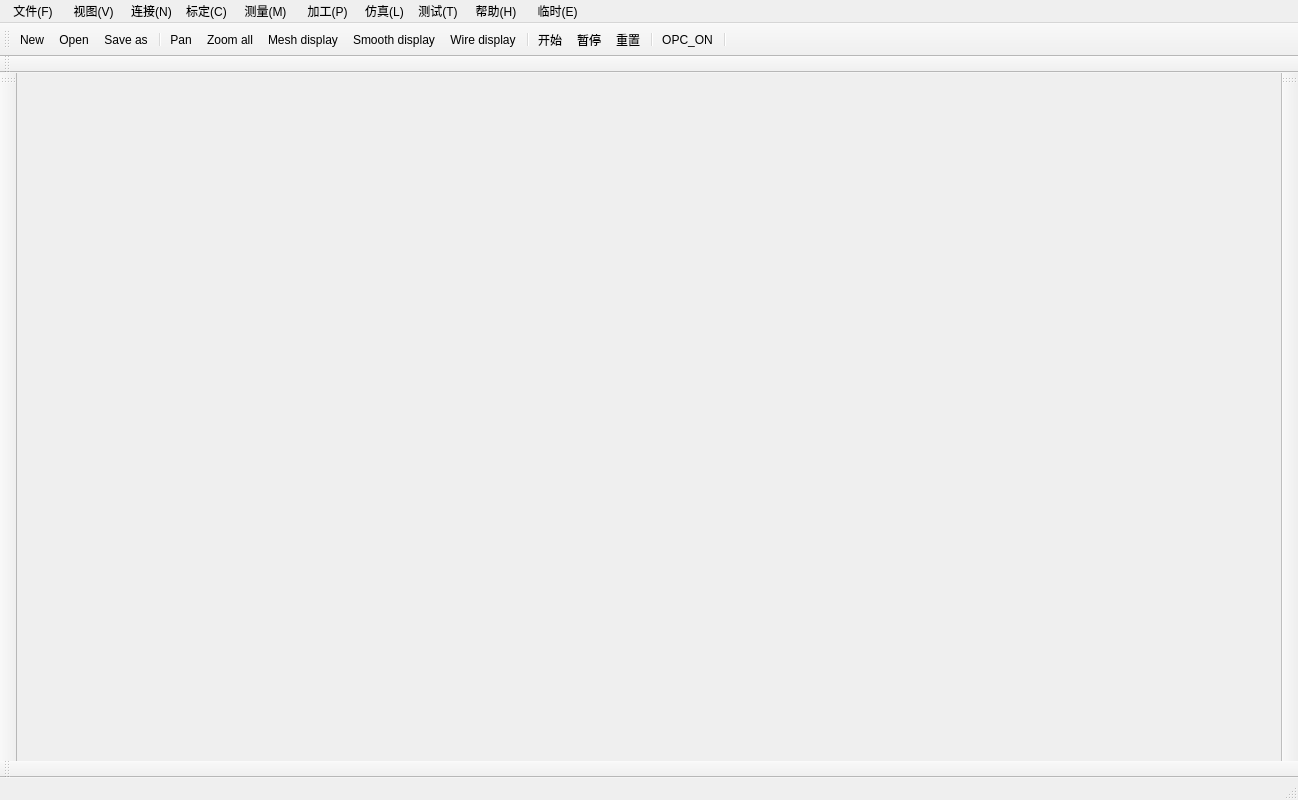
<?xml version="1.0" encoding="UTF-8"?>
<ui version="4.0">
 <class>UiMainWindow</class>
 <widget class="QMainWindow" name="UiMainWindow">
  <property name="enabled">
   <bool>true</bool>
  </property>
  <property name="geometry">
   <rect>
    <x>0</x>
    <y>0</y>
    <width>1298</width>
    <height>800</height>
   </rect>
  </property>
  <property name="sizePolicy">
   <sizepolicy hsizetype="Expanding" vsizetype="Expanding">
    <horstretch>0</horstretch>
    <verstretch>0</verstretch>
   </sizepolicy>
  </property>
  <property name="windowTitle">
   <string>ThuOMI</string>
  </property>
  <property name="windowIcon">
   <iconset>
    <normaloff>../../../../jackyzeng/.designer/images/avic.png</normaloff>../../../../jackyzeng/.designer/images/avic.png</iconset>
  </property>
  <widget class="QWidget" name="centralwidget">
   <layout class="QVBoxLayout" name="verticalLayout">
    <property name="spacing">
     <number>6</number>
    </property>
    <property name="margin">
     <number>0</number>
    </property>
   </layout>
  </widget>
  <widget class="QStatusBar" name="statusbar"/>
  <widget class="QToolBar" name="toolBar">
   <property name="windowTitle">
    <string>toolBar</string>
   </property>
   <attribute name="toolBarArea">
    <enum>TopToolBarArea</enum>
   </attribute>
   <attribute name="toolBarBreak">
    <bool>false</bool>
   </attribute>
   <addaction name="action_new"/>
   <addaction name="action_open"/>
   <addaction name="action_saveas"/>
   <addaction name="separator"/>
   <addaction name="action_pan"/>
   <addaction name="action_zoomall"/>
   <addaction name="action_meshdisp"/>
   <addaction name="action_smoothdisp"/>
   <addaction name="action_wiredisp"/>
   <addaction name="separator"/>
   <addaction name="actionMeasureStart"/>
   <addaction name="actionMeasurePause"/>
   <addaction name="actionMeasureReset"/>
   <addaction name="separator"/>
   <addaction name="actionOPC_ON"/>
   <addaction name="separator"/>
  </widget>
  <widget class="QToolBar" name="TopMargin">
   <property name="windowTitle">
    <string>TopMargin</string>
   </property>
   <attribute name="toolBarArea">
    <enum>TopToolBarArea</enum>
   </attribute>
   <attribute name="toolBarBreak">
    <bool>true</bool>
   </attribute>
  </widget>
  <widget class="QToolBar" name="LeftMargin">
   <property name="windowTitle">
    <string>LeftMargin</string>
   </property>
   <attribute name="toolBarArea">
    <enum>LeftToolBarArea</enum>
   </attribute>
   <attribute name="toolBarBreak">
    <bool>false</bool>
   </attribute>
  </widget>
  <widget class="QToolBar" name="RightMargin">
   <property name="windowTitle">
    <string>RightMargin</string>
   </property>
   <attribute name="toolBarArea">
    <enum>RightToolBarArea</enum>
   </attribute>
   <attribute name="toolBarBreak">
    <bool>false</bool>
   </attribute>
  </widget>
  <widget class="QToolBar" name="BottomMargin">
   <property name="windowTitle">
    <string>BottomMargin</string>
   </property>
   <attribute name="toolBarArea">
    <enum>BottomToolBarArea</enum>
   </attribute>
   <attribute name="toolBarBreak">
    <bool>false</bool>
   </attribute>
  </widget>
  <widget class="QMenuBar" name="menubar">
   <property name="geometry">
    <rect>
     <x>0</x>
     <y>0</y>
     <width>1298</width>
     <height>26</height>
    </rect>
   </property>
   <property name="font">
    <font>
     <family>Microsoft YaHei UI</family>
     <pointsize>9</pointsize>
    </font>
   </property>
   <widget class="QMenu" name="menu_File">
    <property name="title">
     <string> 文件(F) </string>
    </property>
    <addaction name="action_new"/>
    <addaction name="action_open"/>
    <addaction name="action_importGuide"/>
    <addaction name="action_save"/>
    <addaction name="action_quit"/>
    <addaction name="separator"/>
    <addaction name="action_importTheoData"/>
    <addaction name="action_importMeaData"/>
    <addaction name="separator"/>
    <addaction name="action_exportTheoData"/>
    <addaction name="action_exportResult"/>
    <addaction name="separator"/>
    <addaction name="action_exportRep"/>
    <addaction name="action_ImportInspConfig"/>
   </widget>
   <widget class="QMenu" name="menu_Help">
    <property name="title">
     <string> 帮助(H) </string>
    </property>
    <addaction name="actionAbout"/>
   </widget>
   <widget class="QMenu" name="menu_View">
    <property name="title">
     <string> 视图(V) </string>
    </property>
    <addaction name="action_topview"/>
    <addaction name="action_bottomview"/>
    <addaction name="action_frontview"/>
    <addaction name="action_backview"/>
    <addaction name="action_rightview"/>
    <addaction name="action_leftview"/>
    <addaction name="separator"/>
    <addaction name="action_zoomin"/>
    <addaction name="action_zoomout"/>
    <addaction name="action_zoomall"/>
    <addaction name="action_pan"/>
    <addaction name="action_orbit"/>
    <addaction name="separator"/>
    <addaction name="action_smoothdisp"/>
    <addaction name="action_meshdisp"/>
    <addaction name="action_wiredisp"/>
   </widget>
   <widget class="QMenu" name="menuTest">
    <property name="title">
     <string> 临时(E) </string>
    </property>
    <addaction name="actionTestDialog"/>
    <addaction name="actionTest_Others"/>
   </widget>
   <widget class="QMenu" name="menuMeasure">
    <property name="title">
     <string> 测量(M) </string>
    </property>
    <addaction name="actionPointPlan_2"/>
    <addaction name="separator"/>
    <addaction name="actionCoordTrans"/>
    <addaction name="actionGroupPathPlan"/>
   </widget>
   <widget class="QMenu" name="menu_P">
    <property name="title">
     <string> 加工(P) </string>
    </property>
    <addaction name="actionErrorComp"/>
    <addaction name="actionToolPathDlg"/>
   </widget>
   <widget class="QMenu" name="menu_C">
    <property name="title">
     <string>标定(C)</string>
    </property>
    <addaction name="action_FProbe2"/>
    <addaction name="action_FProbe3"/>
    <addaction name="action_FProbe1"/>
    <addaction name="action_FProbe0"/>
    <addaction name="action_ProbeMachine"/>
    <addaction name="separator"/>
    <addaction name="actionSetCoorPrecisely"/>
    <addaction name="actionCoorAlt"/>
   </widget>
   <widget class="QMenu" name="menu_L">
    <property name="title">
     <string>仿真(L)</string>
    </property>
    <addaction name="actionMeasureStart"/>
    <addaction name="actionMeasurePause"/>
    <addaction name="actionMeasureReset"/>
   </widget>
   <widget class="QMenu" name="menu_T">
    <property name="title">
     <string>测试(T)</string>
    </property>
    <addaction name="actionOutNCFile"/>
    <addaction name="actionOutDimFile"/>
    <addaction name="separator"/>
    <addaction name="actionMesPathPlanning"/>
    <addaction name="actionMesRePath"/>
    <addaction name="actionFiveAxisPathPlan"/>
   </widget>
   <widget class="QMenu" name="menu_N">
    <property name="title">
     <string>连接(N)</string>
    </property>
    <addaction name="actionOpcUaTHU"/>
   </widget>
   <addaction name="menu_File"/>
   <addaction name="menu_View"/>
   <addaction name="menu_N"/>
   <addaction name="menu_C"/>
   <addaction name="menuMeasure"/>
   <addaction name="menu_P"/>
   <addaction name="menu_L"/>
   <addaction name="menu_T"/>
   <addaction name="menu_Help"/>
   <addaction name="menuTest"/>
  </widget>
  <action name="action_new">
   <property name="icon">
    <iconset resource="../images/icons.qrc">
     <normaloff>:/file/File/new.png</normaloff>:/file/File/new.png</iconset>
   </property>
   <property name="text">
    <string>&amp;New</string>
   </property>
   <property name="shortcut">
    <string>Ctrl+N</string>
   </property>
  </action>
  <action name="action_open">
   <property name="icon">
    <iconset resource="../images/icons.qrc">
     <normaloff>:/file/File/open.png</normaloff>:/file/File/open.png</iconset>
   </property>
   <property name="text">
    <string>&amp;Open</string>
   </property>
   <property name="shortcut">
    <string>Ctrl+O</string>
   </property>
  </action>
  <action name="action_save">
   <property name="icon">
    <iconset resource="../images/icons.qrc">
     <normaloff>:/file/File/save_as.png</normaloff>:/file/File/save_as.png</iconset>
   </property>
   <property name="text">
    <string>&amp;Save</string>
   </property>
   <property name="shortcut">
    <string>Ctrl+S</string>
   </property>
  </action>
  <action name="action_saveas">
   <property name="icon">
    <iconset resource="../images/icons.qrc">
     <normaloff>:/file/File/save_as.png</normaloff>:/file/File/save_as.png</iconset>
   </property>
   <property name="text">
    <string>&amp;Save as ...</string>
   </property>
  </action>
  <action name="action_quit">
   <property name="icon">
    <iconset resource="../images/icons.qrc">
     <normaloff>:/file/File/exit.png</normaloff>:/file/File/exit.png</iconset>
   </property>
   <property name="text">
    <string>&amp;Quit</string>
   </property>
   <property name="shortcut">
    <string>Ctrl+Q</string>
   </property>
  </action>
  <action name="action_undo">
   <property name="icon">
    <iconset>
     <normaloff>:/edit/Edit/undo.png</normaloff>:/edit/Edit/undo.png</iconset>
   </property>
   <property name="text">
    <string>&amp;Undo</string>
   </property>
  </action>
  <action name="action_redo">
   <property name="icon">
    <iconset>
     <normaloff>:/edit/Edit/redo.png</normaloff>:/edit/Edit/redo.png</iconset>
   </property>
   <property name="text">
    <string>&amp;Redo</string>
   </property>
  </action>
  <action name="action_topview">
   <property name="icon">
    <iconset resource="../images/icons.qrc">
     <normaloff>:/View/View/topview.png</normaloff>:/View/View/topview.png</iconset>
   </property>
   <property name="text">
    <string>&amp;Top</string>
   </property>
   <property name="shortcut">
    <string>T</string>
   </property>
  </action>
  <action name="action_frontview">
   <property name="icon">
    <iconset resource="../images/icons.qrc">
     <normaloff>:/View/View/frontview.png</normaloff>:/View/View/frontview.png</iconset>
   </property>
   <property name="text">
    <string>&amp;Front</string>
   </property>
   <property name="shortcut">
    <string>F</string>
   </property>
  </action>
  <action name="action_rightview">
   <property name="icon">
    <iconset resource="../images/icons.qrc">
     <normaloff>:/View/View/rightview.png</normaloff>:/View/View/rightview.png</iconset>
   </property>
   <property name="text">
    <string>&amp;Right</string>
   </property>
   <property name="shortcut">
    <string>R</string>
   </property>
  </action>
  <action name="action_backview">
   <property name="icon">
    <iconset resource="../images/icons.qrc">
     <normaloff>:/View/View/backview.png</normaloff>:/View/View/backview.png</iconset>
   </property>
   <property name="text">
    <string>&amp;Back</string>
   </property>
  </action>
  <action name="action_zoomin">
   <property name="icon">
    <iconset resource="../images/icons.qrc">
     <normaloff>:/View/View/zoom_in.png</normaloff>:/View/View/zoom_in.png</iconset>
   </property>
   <property name="text">
    <string>Zoom in</string>
   </property>
  </action>
  <action name="action_zoomout">
   <property name="icon">
    <iconset resource="../images/icons.qrc">
     <normaloff>:/View/View/zoom_out.png</normaloff>:/View/View/zoom_out.png</iconset>
   </property>
   <property name="text">
    <string>Zoom out</string>
   </property>
  </action>
  <action name="action_zoomall">
   <property name="icon">
    <iconset resource="../images/icons.qrc">
     <normaloff>:/View/View/zoom_all.png</normaloff>:/View/View/zoom_all.png</iconset>
   </property>
   <property name="text">
    <string>Zoom all</string>
   </property>
   <property name="shortcut">
    <string>Z</string>
   </property>
  </action>
  <action name="action_pan">
   <property name="icon">
    <iconset resource="../images/icons.qrc">
     <normaloff>:/View/View/pan.png</normaloff>:/View/View/pan.png</iconset>
   </property>
   <property name="text">
    <string>&amp;Pan</string>
   </property>
  </action>
  <action name="action_orbit">
   <property name="icon">
    <iconset resource="../images/icons.qrc">
     <normaloff>:/View/View/orbit.png</normaloff>:/View/View/orbit.png</iconset>
   </property>
   <property name="text">
    <string>&amp;Orbit</string>
   </property>
  </action>
  <action name="action_smoothdisp">
   <property name="icon">
    <iconset resource="../images/icons.qrc">
     <normaloff>:/View/View/smooth_shadingview.png</normaloff>:/View/View/smooth_shadingview.png</iconset>
   </property>
   <property name="text">
    <string>&amp;Smooth display</string>
   </property>
  </action>
  <action name="action_meshdisp">
   <property name="icon">
    <iconset resource="../images/icons.qrc">
     <normaloff>:/View/View/meshview.png</normaloff>:/View/View/meshview.png</iconset>
   </property>
   <property name="text">
    <string>&amp;Mesh display</string>
   </property>
  </action>
  <action name="action_errormap">
   <property name="icon">
    <iconset>
     <normaloff>:/Analysis/Analysis/errormap.png</normaloff>:/Analysis/Analysis/errormap.png</iconset>
   </property>
   <property name="text">
    <string>&amp;Error map</string>
   </property>
  </action>
  <action name="action_leftview">
   <property name="icon">
    <iconset resource="../images/icons.qrc">
     <normaloff>:/View/View/leftview.png</normaloff>:/View/View/leftview.png</iconset>
   </property>
   <property name="text">
    <string>&amp;Left</string>
   </property>
   <property name="shortcut">
    <string>L</string>
   </property>
  </action>
  <action name="action_bottomview">
   <property name="icon">
    <iconset resource="../images/icons.qrc">
     <normaloff>:/View/View/bottomview.png</normaloff>:/View/View/bottomview.png</iconset>
   </property>
   <property name="text">
    <string>Bottom</string>
   </property>
   <property name="shortcut">
    <string>B</string>
   </property>
  </action>
  <action name="action_isoview">
   <property name="icon">
    <iconset resource="../images/icons.qrc">
     <normaloff>:/View/View/isometricview.png</normaloff>:/View/View/isometricview.png</iconset>
   </property>
   <property name="text">
    <string>Isometric</string>
   </property>
  </action>
  <action name="actionAbout">
   <property name="icon">
    <iconset resource="../images/icons.qrc">
     <normaloff>:/help/about.png</normaloff>:/help/about.png</iconset>
   </property>
   <property name="text">
    <string>About</string>
   </property>
  </action>
  <action name="action_pointdisp">
   <property name="icon">
    <iconset>
     <normaloff>:/View/View/pointview.png</normaloff>:/View/View/pointview.png</iconset>
   </property>
   <property name="text">
    <string>&amp;Point display</string>
   </property>
  </action>
  <action name="action_planeintersect">
   <property name="icon">
    <iconset>
     <normaloff>:/Analysis/Analysis/planeintersect.png</normaloff>:/Analysis/Analysis/planeintersect.png</iconset>
   </property>
   <property name="text">
    <string>&amp;Plane-Intersect</string>
   </property>
   <property name="statusTip">
    <string>Intersectt plane with selected model.</string>
   </property>
  </action>
  <action name="action_pointregistration">
   <property name="icon">
    <iconset>
     <normaloff>:/Reconstruction/Reconstruction/pointregistration.png</normaloff>:/Reconstruction/Reconstruction/pointregistration.png</iconset>
   </property>
   <property name="text">
    <string>Point Registration</string>
   </property>
  </action>
  <action name="action_meshreconstruct">
   <property name="icon">
    <iconset>
     <normaloff>:/Reconstruction/Reconstruction/meshreconstruct.png</normaloff>:/Reconstruction/Reconstruction/meshreconstruct.png</iconset>
   </property>
   <property name="text">
    <string>Mesh Reconstruct</string>
   </property>
  </action>
  <action name="action_PointSlicing">
   <property name="icon">
    <iconset>
     <normaloff>:/Reconstruction/Reconstruction/pointslicing.png</normaloff>:/Reconstruction/Reconstruction/pointslicing.png</iconset>
   </property>
   <property name="text">
    <string>Point Slicing</string>
   </property>
  </action>
  <action name="action_meshoffset">
   <property name="icon">
    <iconset>
     <normaloff>:/Reconstruction/Reconstruction/meshoffset.png</normaloff>:/Reconstruction/Reconstruction/meshoffset.png</iconset>
   </property>
   <property name="text">
    <string>Mesh Offset</string>
   </property>
  </action>
  <action name="actionTestDialog">
   <property name="text">
    <string>TestDialog</string>
   </property>
  </action>
  <action name="actionTest_Others">
   <property name="text">
    <string>Test Others</string>
   </property>
  </action>
  <action name="actionMeasureStart">
   <property name="icon">
    <iconset resource="../images/icons.qrc">
     <normaloff>:/Measure/Measure/start.png</normaloff>:/Measure/Measure/start.png</iconset>
   </property>
   <property name="text">
    <string>开始</string>
   </property>
   <property name="shortcut">
    <string>Alt+S</string>
   </property>
  </action>
  <action name="actionInspectConfig">
   <property name="text">
    <string>测量配置模式</string>
   </property>
  </action>
  <action name="actionInspectMode">
   <property name="text">
    <string>测量过程模式</string>
   </property>
  </action>
  <action name="actionInspectAnalysis">
   <property name="text">
    <string>测量分析模式</string>
   </property>
  </action>
  <action name="actionMeasurePause">
   <property name="icon">
    <iconset resource="../images/icons.qrc">
     <normaloff>:/Measure/Measure/pause.png</normaloff>:/Measure/Measure/pause.png</iconset>
   </property>
   <property name="text">
    <string>暂停</string>
   </property>
  </action>
  <action name="actionMeasureReset">
   <property name="icon">
    <iconset resource="../images/icons.qrc">
     <normaloff>:/Measure/Measure/reset.png</normaloff>:/Measure/Measure/reset.png</iconset>
   </property>
   <property name="text">
    <string>重置</string>
   </property>
  </action>
  <action name="action_wiredisp">
   <property name="icon">
    <iconset resource="../images/icons.qrc">
     <normaloff>:/View/View/wireview.png</normaloff>:/View/View/wireview.png</iconset>
   </property>
   <property name="text">
    <string>Wire display</string>
   </property>
  </action>
  <action name="actionToolResetLayout">
   <property name="text">
    <string>重置窗口布局</string>
   </property>
  </action>
  <action name="action_importGuide">
   <property name="icon">
    <iconset resource="../images/icons.qrc">
     <normaloff>:/file/File/open.png</normaloff>:/file/File/open.png</iconset>
   </property>
   <property name="text">
    <string>导入指导文件</string>
   </property>
  </action>
  <action name="action_ProbeMachine">
   <property name="text">
    <string>标定机床</string>
   </property>
  </action>
  <action name="action_FProbe0">
   <property name="text">
    <string>标定环规</string>
   </property>
  </action>
  <action name="action_FProbe1">
   <property name="text">
    <string>标定固定摆角</string>
   </property>
  </action>
  <action name="action_FProbe2">
   <property name="text">
    <string>标定上半球</string>
   </property>
  </action>
  <action name="action_FProbe3">
   <property name="text">
    <string>标定下半球</string>
   </property>
  </action>
  <action name="actionToolComputeError">
   <property name="text">
    <string>计算特征精度</string>
   </property>
  </action>
  <action name="actionToolSelSurf">
   <property name="icon">
    <iconset resource="../images/icons.qrc">
     <normaloff>:/Tools/Tools/selectSurface.png</normaloff>:/Tools/Tools/selectSurface.png</iconset>
   </property>
   <property name="text">
    <string>选择面</string>
   </property>
  </action>
  <action name="actionRecogRib">
   <property name="icon">
    <iconset resource="../images/icons.qrc">
     <normaloff>:/Analysis/Analysis/RibRecognition.png</normaloff>:/Analysis/Analysis/RibRecognition.png</iconset>
   </property>
   <property name="text">
    <string>筋识别</string>
   </property>
  </action>
  <action name="actionRecogSlot">
   <property name="icon">
    <iconset resource="../images/icons.qrc">
     <normaloff>:/Analysis/Analysis/SlotRecognition.png</normaloff>:/Analysis/Analysis/SlotRecognition.png</iconset>
   </property>
   <property name="text">
    <string>槽识别</string>
   </property>
  </action>
  <action name="actionRecogProfile">
   <property name="icon">
    <iconset resource="../images/icons.qrc">
     <normaloff>:/Analysis/Analysis/ProfileRecognition.png</normaloff>:/Analysis/Analysis/ProfileRecognition.png</iconset>
   </property>
   <property name="text">
    <string>轮廓识别</string>
   </property>
  </action>
  <action name="actionToolSetLocalFrame">
   <property name="icon">
    <iconset>
     <normaloff>../images/Tools/localframe.png</normaloff>../images/Tools/localframe.png</iconset>
   </property>
   <property name="text">
    <string>设置工件坐标系</string>
   </property>
  </action>
  <action name="actionOutDimFile">
   <property name="icon">
    <iconset resource="../images/icons.qrc">
     <normaloff>:/Measure/Measure/dimfile.png</normaloff>:/Measure/Measure/dimfile.png</iconset>
   </property>
   <property name="text">
    <string>输出DIM文件</string>
   </property>
  </action>
  <action name="actionMesPathPlanning">
   <property name="icon">
    <iconset resource="../images/icons.qrc">
     <normaloff>:/Measure/Measure/pathplanning.png</normaloff>:/Measure/Measure/pathplanning.png</iconset>
   </property>
   <property name="text">
    <string>路径规划</string>
   </property>
  </action>
  <action name="actionRecogHole">
   <property name="icon">
    <iconset>
     <normaloff>../../../../毕设资料/总结文档/孔.png</normaloff>../../../../毕设资料/总结文档/孔.png</iconset>
   </property>
   <property name="text">
    <string>孔识别</string>
   </property>
  </action>
  <action name="actionOutNCFile">
   <property name="icon">
    <iconset resource="../images/icons.qrc">
     <normaloff>:/Measure/Measure/ncfile.png</normaloff>:/Measure/Measure/ncfile.png</iconset>
   </property>
   <property name="text">
    <string>输出数控程序文件</string>
   </property>
  </action>
  <action name="actionToolSelPnt">
   <property name="icon">
    <iconset resource="../images/icons.qrc">
     <normaloff>:/Tools/Tools/selectPoint.png</normaloff>:/Tools/Tools/selectPoint.png</iconset>
   </property>
   <property name="text">
    <string>选择测点</string>
   </property>
  </action>
  <action name="actionMesRePath">
   <property name="icon">
    <iconset resource="../images/icons.qrc">
     <normaloff>:/Measure/Measure/regeneratePath.png</normaloff>:/Measure/Measure/regeneratePath.png</iconset>
   </property>
   <property name="text">
    <string>重新生成路径</string>
   </property>
  </action>
  <action name="actionFiveAxisPathPlan">
   <property name="text">
    <string>五轴路径规划</string>
   </property>
  </action>
  <action name="actionPointPlan">
   <property name="text">
    <string>测点规划</string>
   </property>
  </action>
  <action name="actionOpcUaTHU">
   <property name="text">
    <string>OPCUA变量监控</string>
   </property>
  </action>
  <action name="actionSurfaceEval">
   <property name="text">
    <string>平面度精度评定</string>
   </property>
  </action>
  <action name="action_TCPConfig">
   <property name="text">
    <string>机床TCP连接配置</string>
   </property>
  </action>
  <action name="actionOPC_ON">
   <property name="icon">
    <iconset resource="../images/icons.qrc">
     <normaloff>:/Measure/Measure/start.png</normaloff>:/Measure/Measure/start.png</iconset>
   </property>
   <property name="text">
    <string>OPC_ON</string>
   </property>
   <property name="toolTip">
    <string>OPC UA data transfer</string>
   </property>
  </action>
  <action name="actionCoordTrans">
   <property name="text">
    <string>路径规划及执行</string>
   </property>
  </action>
  <action name="action_importMeaData">
   <property name="text">
    <string>导入实际测量数据</string>
   </property>
  </action>
  <action name="action_exportTheoData">
   <property name="text">
    <string>导出理论测点数据</string>
   </property>
  </action>
  <action name="action_exportResult">
   <property name="text">
    <string>导出实际测量数据</string>
   </property>
  </action>
  <action name="action_importTheoData">
   <property name="text">
    <string>导入理论测点数据</string>
   </property>
  </action>
  <action name="action_exportRep">
   <property name="text">
    <string>导出测量报告</string>
   </property>
  </action>
  <action name="actionInsFeature">
   <property name="text">
    <string>生成检测特征</string>
   </property>
  </action>
  <action name="actionPointPlan_2">
   <property name="text">
    <string>测点规划</string>
   </property>
  </action>
  <action name="actionCoorAlt">
   <property name="text">
    <string>变更全局坐标系</string>
   </property>
  </action>
  <action name="actionToolPathDlg">
   <property name="text">
    <string>刀路规划</string>
   </property>
  </action>
  <action name="action_ImportInspConfig">
   <property name="text">
    <string>导入检测配置</string>
   </property>
  </action>
  <action name="actionGroupPathPlan">
   <property name="text">
    <string>分组检测规划</string>
   </property>
  </action>
  <action name="actionDefaultSetting">
   <property name="text">
    <string>恢复默认设置</string>
   </property>
  </action>
  <action name="actionSetCoorPrecisely">
   <property name="text">
    <string>精定坐标系</string>
   </property>
  </action>
  <action name="actionErrorComp">
   <property name="text">
    <string>误差补偿</string>
   </property>
  </action>
 </widget>
 <resources>
  <include location="../images/icons.qrc"/>
 </resources>
 <connections/>
</ui>
